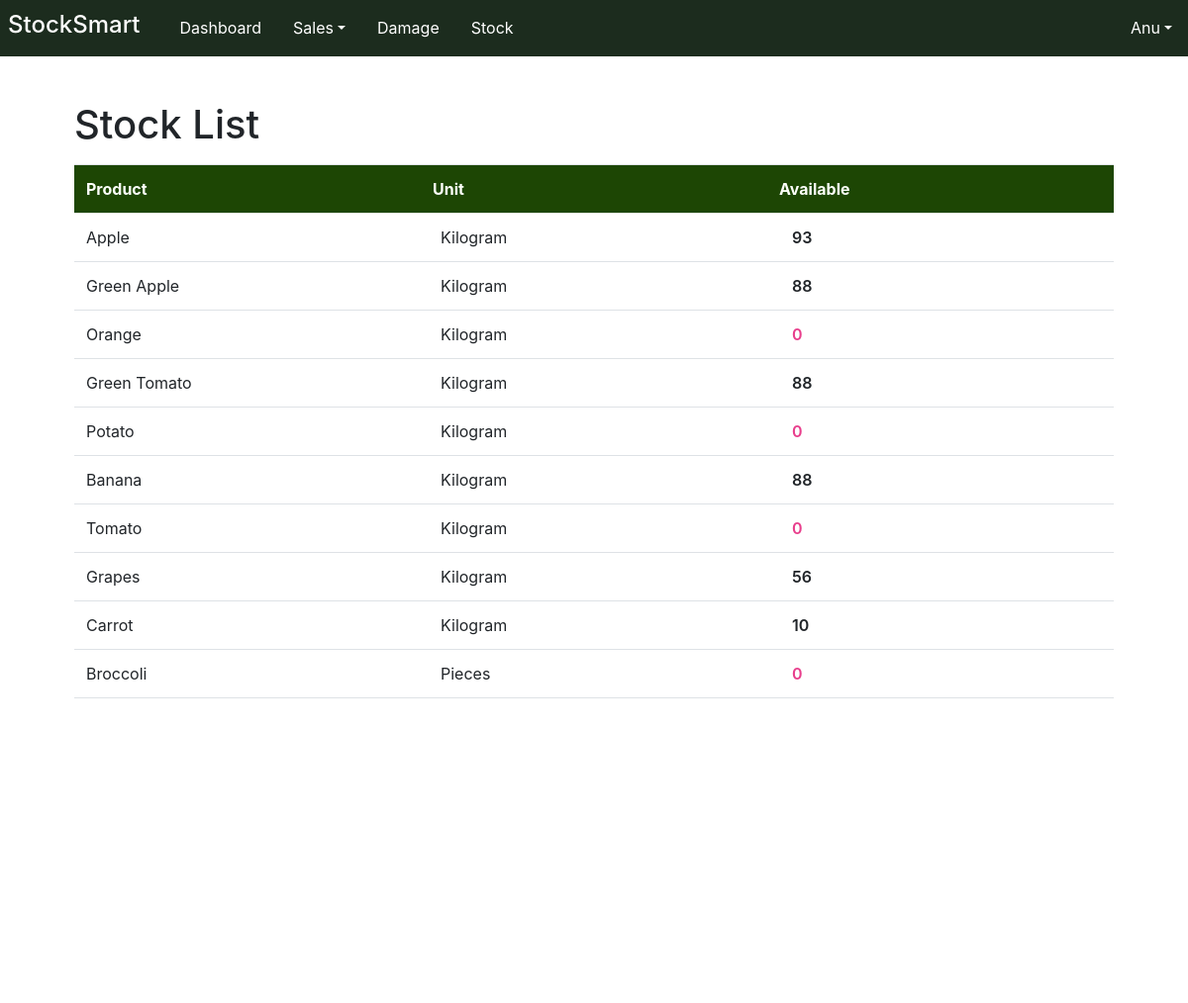
The page /Stock/stock_staff/ (signed in, upper part) on the database as committed earlier.
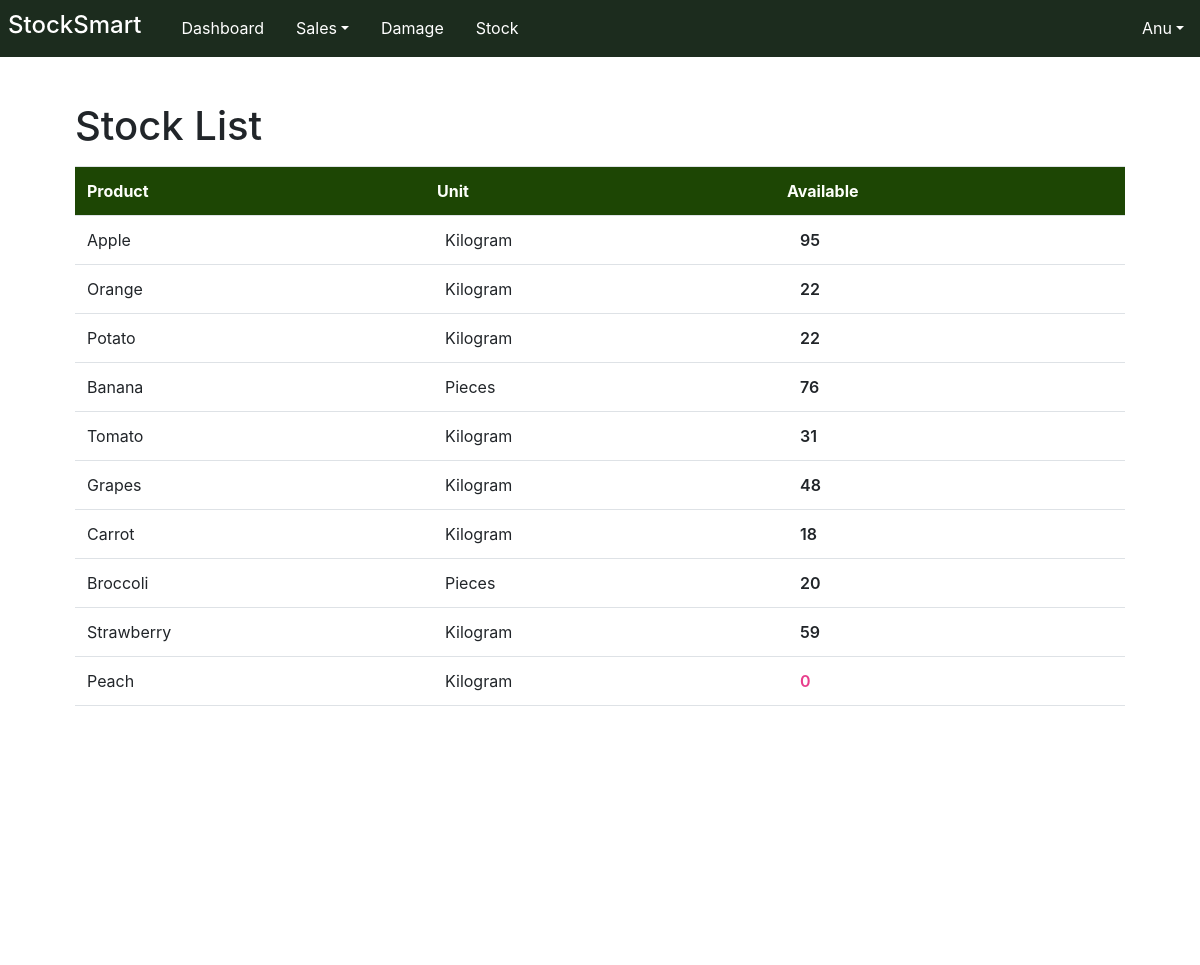
The same page on the database as committed later.
### Stock/models.py (models this page shows, shortened)
class stockTable(models.Model):
    st_item = models.OneToOneField(itemTable, on_delete=models.CASCADE)
    st_purchasesStock = models.PositiveIntegerField(default=0)
    st_soldStock = models.PositiveIntegerField(default=0)
    st_salesReturnStock = models.PositiveIntegerField(default=0)
    st_damageStock = models.PositiveIntegerField(default=0)
    st_remainingStock = models.PositiveIntegerField(default=0)

### Core/models.py (models this page shows, shortened)
class itemTable(models.Model):
    UNIT_CHOICES = [
        ('Kilogram', 'Kg'),
        ('Pieces', 'Pcs'),
    ]
    CATEGORY_CHOICE = [
        ('Vegetables', 'Veg'),
        ('Fruits', 'Fru'),
    ]
    item_name = models.CharField(max_length=50, null=True, blank=True, unique=True)
    item_category = models.CharField(max_length=50, choices=CATEGORY_CHOICE)
    item_unit = models.CharField(max_length=15, choices=UNIT_CHOICES)

### Stock/views.py (the view)
# urls.py: path("stock_staff/", views.stock_s_list, name="stock_staff"),
@staff_required
def stock_s_list(request):
    base_template = 'user/Index.html' if request.user.role == "Admin" else 'user/staff_index.html'
    st=stockTable.objects.all()
    return render(request,"stock/stock_s_list.html",{'st':st, 'base_template':base_template})

### templates/stock/stock_s_list.html (shortened to what this page needs)
<!DOCTYPE html>
{% extends base_template %}
{% load static %}
{% block content %}
<html lang="en">
<head>
    <link rel="stylesheet" href="https://ajax.googleapis.com/ajax/libs/jqueryui/1.12.1/themes/smoothness/jquery-ui.css">
    <link href="https://stackpath.bootstrapcdn.com/bootstrap/4.5.2/css/bootstrap.min.css" rel="stylesheet">
    <link href="{% static 'assets/style.css' %}" rel="stylesheet">
</head>
<body>
<div class="navheight"></div>
<br>
<br>
<div class="container d-flex flex-wrap">
    <div class="col-12">
       <div class="col-12 Dash-Price-card mt-3">
        <div class="my-3">
             <h1 class="mt-4">Stock List</h1>
        </div>
        <div>
            <table class="table table-hover" >
             <tr >
                 <th class="headerx col-4" scope="col">Product</th>
                 <th class="headerx col-4" scope="col">Unit</th>
                 <th class="headerx col-4" scope="col">Available</th>
                 </tr></table>
                <div class="" style="height: 500px; overflow: auto;">
                    <table class="table table-hover" >
                {% for i in st %}
                <tr>
                <td class=" col-4" >{{ i.st_item.item_name }}</td>
                <td class=" col-4" style="padding-left: 20px;">{{i.st_item.item_unit}}</td>
                <td class=" col-4 {% if i.st_remainingStock < 10 %}text-pink{% endif %}" style="padding-left: 25px;font-weight: 600;">{{i.st_remainingStock}}</td>
                </tr>
                {% endfor %}
                    </table>
                </div>
        </div>
    </div>
    </div>
    </div>
</body>
</html>
{% endblock %}

Rows that differ between the two databases and show on the page:
removed stockTable: st_item.item_name "Green Apple", st_item.item_unit "Kilogram", st_remainingStock "88"
removed stockTable: st_item.item_name "Green Tomato", st_item.item_unit "Kilogram", st_remainingStock "88"
changed stockTable "Apple": st_remainingStock "93" → "95"
changed stockTable "Orange": st_remainingStock "0" → "22"
changed stockTable "Potato": st_remainingStock "0" → "22"
changed stockTable "Banana": st_item.item_unit "Kilogram" → "Pieces"; st_remainingStock "88" → "76"
changed stockTable "Tomato": st_remainingStock "0" → "31"
changed stockTable "Grapes": st_remainingStock "56" → "48"
changed stockTable "Carrot": st_remainingStock "10" → "18"
changed stockTable "Broccoli": st_remainingStock "0" → "20"
now on this page (row edited): stockTable: st_item.item_name "Strawberry", st_item.item_unit "Kilogram", st_remainingStock "59"
now on this page (row edited): stockTable: st_item.item_name "Peach", st_item.item_unit "Kilogram", st_remainingStock "0"
